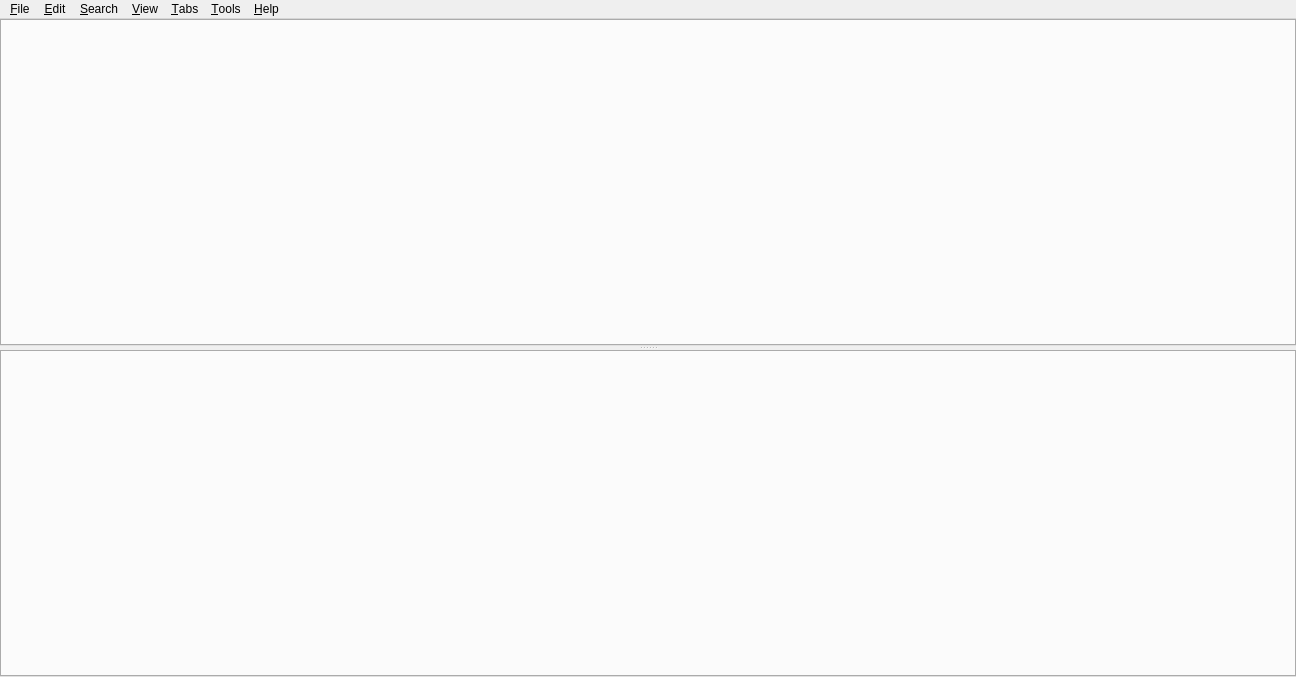
<?xml version="1.0" encoding="UTF-8"?>
<ui version="4.0">
 <class>FormMain</class>
 <widget class="QMainWindow" name="FormMain">
  <property name="geometry">
   <rect>
    <x>0</x>
    <y>0</y>
    <width>1296</width>
    <height>677</height>
   </rect>
  </property>
  <widget class="QWidget" name="centralwidget">
   <layout class="QVBoxLayout" name="verticalLayout_2">
    <property name="leftMargin">
     <number>0</number>
    </property>
    <property name="topMargin">
     <number>0</number>
    </property>
    <property name="rightMargin">
     <number>0</number>
    </property>
    <property name="bottomMargin">
     <number>0</number>
    </property>
    <item>
     <widget class="QSplitter" name="m_splitter">
      <property name="orientation">
       <enum>Qt::Vertical</enum>
      </property>
      <property name="childrenCollapsible">
       <bool>false</bool>
      </property>
      <widget class="TabWidget" name="m_tabEditors">
       <property name="currentIndex">
        <number>-1</number>
       </property>
       <property name="movable">
        <bool>true</bool>
       </property>
      </widget>
      <widget class="ToolBox" name="m_toolBox"/>
     </widget>
    </item>
   </layout>
  </widget>
  <widget class="QMenuBar" name="m_menuBar">
   <property name="geometry">
    <rect>
     <x>0</x>
     <y>0</y>
     <width>1296</width>
     <height>21</height>
    </rect>
   </property>
   <widget class="QMenu" name="m_menuFile">
    <property name="title">
     <string>&amp;File</string>
    </property>
    <widget class="QMenu" name="m_menuFileSaveWithEncoding">
     <property name="title">
      <string>Save file with encoding...</string>
     </property>
    </widget>
    <widget class="QMenu" name="m_menuFileOpenWithEncoding">
     <property name="title">
      <string>Open file with encoding...</string>
     </property>
    </widget>
    <addaction name="m_actionFileNew"/>
    <addaction name="separator"/>
    <addaction name="m_actionFileOpen"/>
    <addaction name="m_menuFileOpenWithEncoding"/>
    <addaction name="separator"/>
    <addaction name="m_actionFileSave"/>
    <addaction name="m_actionFileSaveAs"/>
    <addaction name="m_menuFileSaveWithEncoding"/>
    <addaction name="m_actionFileSaveAll"/>
    <addaction name="separator"/>
    <addaction name="m_actionRestart"/>
    <addaction name="m_actionQuit"/>
   </widget>
   <widget class="QMenu" name="m_menuHelp">
    <property name="title">
     <string>&amp;Help</string>
    </property>
    <addaction name="m_actionCheckForUpdates"/>
    <addaction name="m_actionReportBug"/>
    <addaction name="m_actionDisplayWiki"/>
    <addaction name="m_actionDonate"/>
    <addaction name="m_actionAboutGuard"/>
   </widget>
   <widget class="QMenu" name="m_menuView">
    <property name="title">
     <string>&amp;View</string>
    </property>
    <widget class="QMenu" name="m_menuShowHide">
     <property name="title">
      <string>&amp;UI elements</string>
     </property>
     <addaction name="m_actionFullscreen"/>
     <addaction name="m_actionSwitchToolBar"/>
     <addaction name="m_actionSwitchStatusBar"/>
     <addaction name="separator"/>
     <addaction name="m_actionSwitchMainWindow"/>
    </widget>
    <widget class="QMenu" name="m_menuEolMode">
     <property name="toolTip">
      <string>This does not convert existing EOLs.</string>
     </property>
     <property name="title">
      <string>&amp;EOL mode (newly created documents only)</string>
     </property>
     <addaction name="m_actionEolMac"/>
     <addaction name="m_actionEolUnix"/>
     <addaction name="m_actionEolWindows"/>
    </widget>
    <addaction name="m_menuShowHide"/>
    <addaction name="m_menuEolMode"/>
    <addaction name="m_actionWordWrap"/>
   </widget>
   <widget class="QMenu" name="m_menuTools">
    <property name="title">
     <string>&amp;Tools</string>
    </property>
    <addaction name="m_actionSettings"/>
   </widget>
   <widget class="QMenu" name="m_menuWebBrowserTabs">
    <property name="title">
     <string>&amp;Tabs</string>
    </property>
    <addaction name="m_actionTabsCloseAll"/>
    <addaction name="m_actionTabsCloseAllExceptCurrent"/>
    <addaction name="m_actionTabsCloseAllUnmodified"/>
    <addaction name="separator"/>
    <addaction name="m_actionTabsNext"/>
    <addaction name="m_actionTabsPrevious"/>
   </widget>
   <widget class="QMenu" name="m_menuEdit">
    <property name="title">
     <string>&amp;Edit</string>
    </property>
    <addaction name="m_actionEditBack"/>
    <addaction name="m_actionEditForward"/>
   </widget>
   <widget class="QMenu" name="m_menuSearch">
    <property name="title">
     <string>&amp;Search</string>
    </property>
   </widget>
   <addaction name="m_menuFile"/>
   <addaction name="m_menuEdit"/>
   <addaction name="m_menuSearch"/>
   <addaction name="m_menuView"/>
   <addaction name="m_menuWebBrowserTabs"/>
   <addaction name="m_menuTools"/>
   <addaction name="m_menuHelp"/>
  </widget>
  <action name="m_actionQuit">
   <property name="text">
    <string>&amp;Quit</string>
   </property>
   <property name="toolTip">
    <string>Quit the application.</string>
   </property>
   <property name="shortcut">
    <string notr="true">Ctrl+Q</string>
   </property>
   <property name="menuRole">
    <enum>QAction::QuitRole</enum>
   </property>
  </action>
  <action name="m_actionSettings">
   <property name="text">
    <string>&amp;Settings</string>
   </property>
   <property name="toolTip">
    <string>Display settings of the application.</string>
   </property>
  </action>
  <action name="m_actionAboutGuard">
   <property name="text">
    <string>&amp;About application</string>
   </property>
   <property name="toolTip">
    <string>Displays extra info about this application.</string>
   </property>
   <property name="shortcut">
    <string notr="true"/>
   </property>
   <property name="menuRole">
    <enum>QAction::AboutRole</enum>
   </property>
  </action>
  <action name="m_actionFullscreen">
   <property name="checkable">
    <bool>true</bool>
   </property>
   <property name="text">
    <string>View &amp;fullscreen</string>
   </property>
   <property name="toolTip">
    <string>Switch fullscreen mode.</string>
   </property>
  </action>
  <action name="m_actionNoActions">
   <property name="enabled">
    <bool>false</bool>
   </property>
   <property name="text">
    <string>No actions available</string>
   </property>
   <property name="toolTip">
    <string>No actions are available right now.</string>
   </property>
   <property name="shortcut">
    <string notr="true"/>
   </property>
  </action>
  <action name="m_actionSwitchMainWindow">
   <property name="checked">
    <bool>false</bool>
   </property>
   <property name="text">
    <string>Switch visibility of main &amp;window</string>
   </property>
   <property name="toolTip">
    <string>Hides main window if it is visible and shows it if it is hidden.</string>
   </property>
   <property name="shortcut">
    <string notr="true"/>
   </property>
  </action>
  <action name="m_actionCheckForUpdates">
   <property name="text">
    <string>Check for &amp;updates</string>
   </property>
   <property name="toolTip">
    <string>Check if new update for the application is available for download.</string>
   </property>
   <property name="shortcut">
    <string notr="true"/>
   </property>
  </action>
  <action name="m_actionReportBug">
   <property name="text">
    <string>Report a &amp;bug...</string>
   </property>
  </action>
  <action name="m_actionSwitchToolBar">
   <property name="checkable">
    <bool>true</bool>
   </property>
   <property name="checked">
    <bool>true</bool>
   </property>
   <property name="text">
    <string>View &amp;toolbar</string>
   </property>
   <property name="toolTip">
    <string>Switch visibility of toolbar.</string>
   </property>
  </action>
  <action name="m_actionDonate">
   <property name="text">
    <string>&amp;Donate...</string>
   </property>
   <property name="shortcut">
    <string notr="true"/>
   </property>
  </action>
  <action name="m_actionDisplayWiki">
   <property name="text">
    <string>Display &amp;wiki</string>
   </property>
   <property name="shortcut">
    <string notr="true"/>
   </property>
  </action>
  <action name="m_actionRestart">
   <property name="text">
    <string>&amp;Restart</string>
   </property>
   <property name="shortcut">
    <string notr="true"/>
   </property>
  </action>
  <action name="m_actionSwitchStatusBar">
   <property name="checkable">
    <bool>true</bool>
   </property>
   <property name="checked">
    <bool>true</bool>
   </property>
   <property name="text">
    <string>View &amp;statusbar</string>
   </property>
   <property name="shortcut">
    <string notr="true"/>
   </property>
  </action>
  <action name="m_actionTabsCloseAll">
   <property name="text">
    <string>Close all tabs</string>
   </property>
  </action>
  <action name="m_actionTabsCloseAllExceptCurrent">
   <property name="text">
    <string>Close all tabs except current</string>
   </property>
  </action>
  <action name="m_actionTabsNext">
   <property name="text">
    <string>Go to &amp;next tab</string>
   </property>
  </action>
  <action name="m_actionTabsPrevious">
   <property name="text">
    <string>Go to &amp;previous tab</string>
   </property>
  </action>
  <action name="m_actionFileNew">
   <property name="text">
    <string>&amp;New file</string>
   </property>
   <property name="shortcut">
    <string notr="true">Ctrl+N</string>
   </property>
  </action>
  <action name="m_actionFileOpen">
   <property name="text">
    <string>&amp;Open file...</string>
   </property>
   <property name="shortcut">
    <string notr="true">Ctrl+O</string>
   </property>
  </action>
  <action name="m_actionFileSave">
   <property name="text">
    <string>Save file</string>
   </property>
   <property name="shortcut">
    <string notr="true">Ctrl+S</string>
   </property>
  </action>
  <action name="m_actionFileSaveAs">
   <property name="text">
    <string>Save file as...</string>
   </property>
   <property name="shortcut">
    <string notr="true">Ctrl+Shift+S</string>
   </property>
  </action>
  <action name="m_actionFileSaveAll">
   <property name="text">
    <string>Save all files</string>
   </property>
   <property name="shortcut">
    <string notr="true">Ctrl+Alt+S</string>
   </property>
  </action>
  <action name="m_actionTabsCloseAllUnmodified">
   <property name="text">
    <string>Close all &amp;unmodified editors</string>
   </property>
   <property name="toolTip">
    <string>Close all unmodified editors</string>
   </property>
  </action>
  <action name="m_actionEolUnix">
   <property name="checkable">
    <bool>true</bool>
   </property>
   <property name="text">
    <string>Unix (LF)</string>
   </property>
  </action>
  <action name="m_actionEolWindows">
   <property name="checkable">
    <bool>true</bool>
   </property>
   <property name="text">
    <string>Windows (CR+LF)</string>
   </property>
  </action>
  <action name="m_actionEolMac">
   <property name="checkable">
    <bool>true</bool>
   </property>
   <property name="text">
    <string>Mac (CR)</string>
   </property>
  </action>
  <action name="m_actionWordWrap">
   <property name="checkable">
    <bool>true</bool>
   </property>
   <property name="text">
    <string>&amp;Word wrap</string>
   </property>
  </action>
  <action name="m_actionEditBack">
   <property name="text">
    <string>&amp;Undo</string>
   </property>
   <property name="shortcut">
    <string notr="true">Ctrl+Z</string>
   </property>
  </action>
  <action name="m_actionEditForward">
   <property name="text">
    <string>&amp;Redo</string>
   </property>
   <property name="shortcut">
    <string notr="true">Ctrl+Y</string>
   </property>
  </action>
 </widget>
 <customwidgets>
  <customwidget>
   <class>TabWidget</class>
   <extends>QTabWidget</extends>
   <header>tabwidget.h</header>
   <container>1</container>
  </customwidget>
  <customwidget>
   <class>ToolBox</class>
   <extends>QTabWidget</extends>
   <header>toolbox.h</header>
   <container>1</container>
  </customwidget>
 </customwidgets>
 <tabstops>
  <tabstop>m_tabEditors</tabstop>
 </tabstops>
 <resources/>
 <connections/>
</ui>
